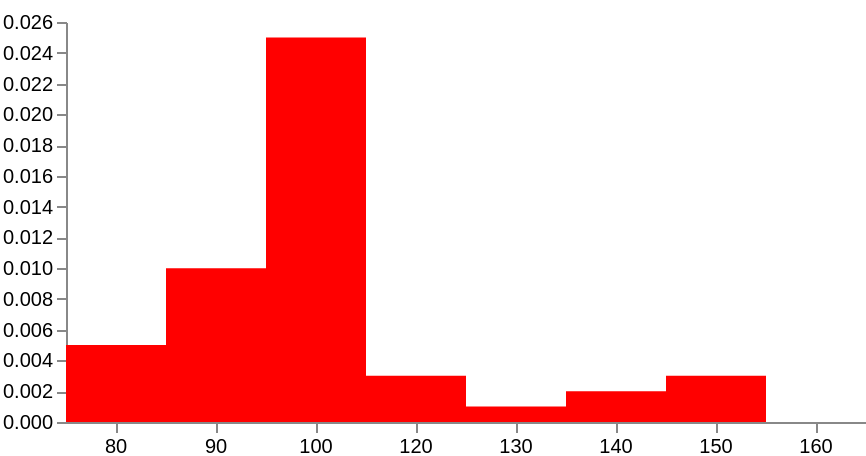

Specify this chart in Vega-Lite:
### Vega specification from a JSON file in a GitHub repository (floating-point values rounded to 4 significant figures)
{"$schema": "https://vega.github.io/schema/vega/v5.json", "width": 400, "height": 200, "padding": 0, "data": [{"name": "table", "values": [{"PTS": "80", "denisty": 0.005}, {"PTS": "90", "denisty": 0.01}, {"PTS": "100", "denisty": 0.025}, {"PTS": "120", "denisty": 0.003}, {"PTS": "130", "denisty": 0.001}, {"PTS": "140", "denisty": 0.002}, {"PTS": "150", "denisty": 0.003}, {"PTS": "160", "denisty": 0}]}], "signals": [{"name": "tooltip", "value": {}, "on": [{"events": "rect:mouseover", "update": "datum"}, {"events": "rect:mouseout", "update": "{}"}]}], "scales": [{"name": "xscale", "type": "band", "domain": {"data": "table", "field": "PTS"}, "range": "width", "padding": 0, "round": true}, {"name": "yscale", "domain": {"data": "table", "field": "denisty"}, "nice": true, "range": "height"}], "axes": [{"orient": "bottom", "scale": "xscale"}, {"orient": "left", "scale": "yscale"}], "marks": [{"type": "rect", "from": {"data": "table"}, "encode": {"enter": {"x": {"scale": "xscale", "field": "PTS"}, "width": {"scale": "xscale", "band": 1}, "y": {"scale": "yscale", "field": "denisty"}, "y2": {"scale": "yscale", "value": 0}}, "update": {"fill": {"value": "red"}}, "hover": {"fill": {"value": "red"}}}}, {"type": "text", "encode": {"enter": {"align": {"value": "center"}, "baseline": {"value": "bottom"}, "fill": {"value": "#333"}}, "update": {"x": {"scale": "xscale", "signal": "tooltip.PTS", "band": 0.5}, "y": {"scale": "yscale", "signal": "tooltip.denisty", "offset": -2}, "text": {"signal": "tooltip.denisty"}, "fillOpacity": [{"test": "isNaN(tooltip.denisty)", "value": 0}, {"value": 1}]}}}], "config": {}}
